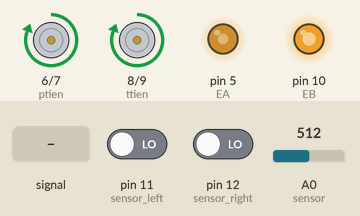
Simulated run of this sketch. Board: Arduino Uno, built with avr-gcc and run on an emulated ATmega328P. Shown: motor-driver pin pairs drawn as motors (green arrow = first pin HIGH = forward, orange = second pin HIGH = backward, longer = more drive), output pins drawn as LEDs (lit = HIGH). The test bench sets the inputs (shaded band); at power-on: pin 11 (sensor_left) LOW, pin 12 (sensor_right) LOW, A0 (sensor) = 512.

Above: at 1.2 s.
1.3 s: A0 (sensor) fed a 200 Hz sine of ±255 counts around its level
At 2.5 s:
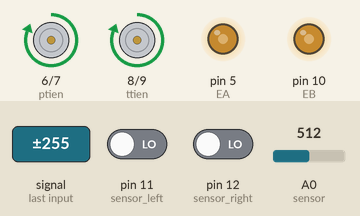
2.8 s: pin 11 (sensor_left) driven HIGH
At 3.9 s:
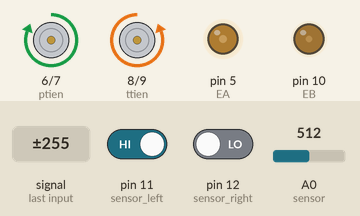
5.8 s: pin 12 (sensor_right) driven HIGH
8.8 s: pin 12 (sensor_right) driven LOW
11.5 s: pin 11 (sensor_left) driven LOW
At 12.8 s:
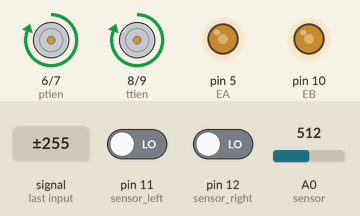
13.1 s: A0 (sensor) set to 716
At 14.4 s:
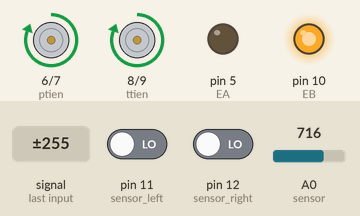
Timing chart, 0 to 15.6 s (numbered marks = the images above; inputs shaded):
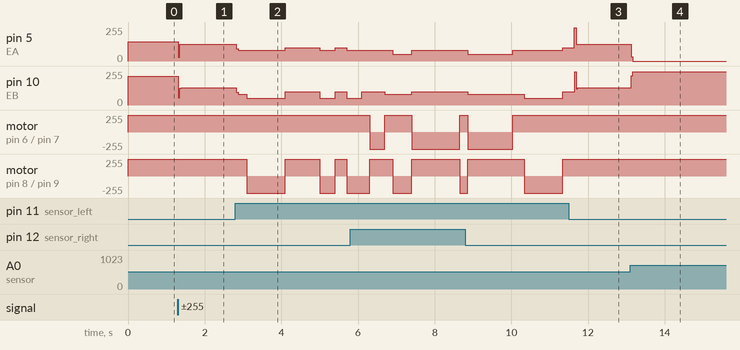

Measured:
- after the input at 1.3 s, pin 5 (EA): 144/255 → 126/255 at once; pin 10 (EB): 216/255 → 131/255 at once
- after the input at 2.8 s, pin 5 (EA): goes 80/255 1.3 s, 100/255 0.90 s, 80/255 0.40 s, 100/255 0.30 s, then 80/255, starting at once; pin 10 (EB): 131/255 → 80/255 at once, → 50/255 0.27 s later, → 100/255 1.0 s later, → 50/255 0.90 s later, … (6 changes in this stretch)
- after the input at 11.5 s, motor on pin 8 (ttien) / pin 9 (tlui): stays forward 255/255 (without the input it goes to backward 255/255 after 0.74 s)
- after the input at 13.1 s, pin 5 (EA): 126/255 → 0/255 at once; pin 10 (EB): 131/255 → 250/255 at once

The sketch:

Xe2.ino
```cpp
#define ptien 6  // động cơ phải tiến in1
#define plui 7  // động cơ phải lùi in2
#define ttien 8  //động cơ trái tiến in3
#define tlui 9  //động cơ trái lùi in4
#define EA 5  //kích hoạt pin EA động cơ phải
#define EB 10 //kích hoạt pin EB động cơ trái
#define sensor A0
#define sensor_right 12
#define sensor_left 11

// PID Constants
float Kp = 3;
float Ki = 0;
float Kd = 10;

int r=0;
int error = 0, error1=0;
int nguong=0;
int pos = 0;
float P = 0, I = 0, D = 0, PID_value = 0;
float previous_error = 0, previous_I = 0;

int initial_motor_speed = 180;
int test,count_left=0,count_right=0,count_r_l=0;
void setup() {
  // put your setup code here, to run once:
  pinMode(ptien, OUTPUT);
  pinMode(plui, OUTPUT);
  pinMode(ttien, OUTPUT);
  pinMode(tlui, OUTPUT);
  pinMode(EA, OUTPUT);
  pinMode(EB, OUTPUT);
  pinMode(sensor_right, INPUT);
  pinMode(sensor_left, INPUT);
  pinMode(A0, INPUT);
}

void loop() {
    error1=read_sensor();
  switch(error1){
   case 0:
   {

      count_left++;
      if(count_left == 2){
        analogWrite(EA, 80);
        analogWrite(EB, 80);
        error1=read_sensor();
        forward();
        delay(300);
        break;
      }
      if(count_left==5 or count_left==6){
        error1=read_sensor();
        analogWrite(EA, 80);
        analogWrite(EB, 50);
        turnLeft();
        delay(500);
        break;
      }
      else if(count_left==7 or count_left==8  or count_left==9){
        error1=read_sensor();
        analogWrite(EA, 100);
        analogWrite(EB, 100);
        forward();
        delay(300);

        break;
      }
      else if( count_left==10   )
      {
        error1=read_sensor();
        analogWrite(EA, 80);
        analogWrite(EB, 50);
        turnLeft();
        delay(400);
        break;
      }
      else if(count_left == 12){
        analogWrite(EA, 100);
        analogWrite(EB, 100);
        forward();
        delay(300);

        break;
      }
      else if( count_left==13   )
      {
        error1=read_sensor();
        analogWrite(EA, 80);
        analogWrite(EB, 50);
        turnLeft();
        delay(400);
        break;
      }
       else if( count_left==14   )
      {
        error1=read_sensor();
        analogWrite(EA, 50);
        analogWrite(EB, 80);
        turnRight();
        delay(200);
        break;
      }

     break;
  }
//
    case 1:
     {
       count_right++;
      if(count_right==1 )
      {
        analogWrite(EA, 80);
        analogWrite(EB, 100);

        turnLeft();
        delay(200);

         break;

      }
      else if(count_right==2 or count_right==9 )
      {
        analogWrite(EA, 80);
        analogWrite(EB, 100);
        error1=read_sensor();
        turnRight();
        delay(400);
        break;
      }
//      else if(count_right==3 )
//      {
//
//        analogWrite(EA, 80);
//        analogWrite(EB, 80);
//        error1=read_sensor();
//        forward();
//        delay(800);
//        break;
//      }
       else if(count_right==4)
      {
        analogWrite(EA, 80);
        analogWrite(EB, 80);
        forward();
        delay(200);

        analogWrite(EA, 50);
        analogWrite(EB, 80);
        turnLeft();
        delay(500);

        break;
        }

     break;
  }

//    case 2://nga 3
//    {
//      count_r_l++;
//      if(count_r_l==1){
//        analogWrite(EA, 80);
//        analogWrite(EB, 80);
//        forward();
//        delay(200);
//         break;
//
//      }
//      else if(count_r_l==2 or count_r_l==3){
//        analogWrite(EA, 80);
//        analogWrite(EB, 50);
//        turnLeft();
//        delay(500);
//         break;
//      }
//    }

   case 3:
   {
  calculate_pid();
  motor_control();
  break;

   }

 }


}
int read_sensor()
{
  int sR = digitalRead(sensor_right);
  int sL = digitalRead(sensor_left);
   if(sR==1 )
    return 1;
   else if(sL==1 )
    return 0;
//   else if(sR==1 and sL==1)//nga 3
//    return 2;
   else if (sR==0 and sL==0)
    return 3;


}
void calculate_pid()
{
  pos = analogRead(sensor);
  if(pos<10){
    PID_value=0;
  }
  else{
  error = 500- pos;
  P = error;
  I = error + previous_I;
  D = error - previous_error;

  PID_value = (Kp * P) + (Ki * I) + (Kd * D);

  previous_I = I;
  previous_error = error;
  }
}

void motor_control()
{
  // Calculating the effective motor speed:
  int left_motor_speed = initial_motor_speed - PID_value;
  int right_motor_speed =  initial_motor_speed + PID_value;

  // The motor speed should not exceed the max PWM value
  left_motor_speed = constrain(left_motor_speed, 0, 250);
  right_motor_speed = constrain(right_motor_speed, 0,250);

  analogWrite(EB, left_motor_speed); //Left Motor Speed
  analogWrite(EA, right_motor_speed); //Right Motor Speed

  //following lines of code are to make the bot move forward
  forward();
}

void forward()
{
  digitalWrite(ptien, HIGH);
  digitalWrite(plui, LOW);
  digitalWrite(ttien, HIGH);
  digitalWrite(tlui, LOW);
}

void turnRight(){
  digitalWrite(ptien, LOW);
  digitalWrite(plui, HIGH);
  digitalWrite(ttien, HIGH);
  digitalWrite(tlui, LOW);
}

void turnLeft(){
   digitalWrite(ptien, HIGH);
  digitalWrite(plui, LOW);
  digitalWrite(ttien, LOW);
  digitalWrite(tlui, HIGH);
}
void Stop(){
   digitalWrite(ptien, LOW);
  digitalWrite(plui, LOW);
  digitalWrite(ttien, LOW);
  digitalWrite(tlui, LOW);
}
```
